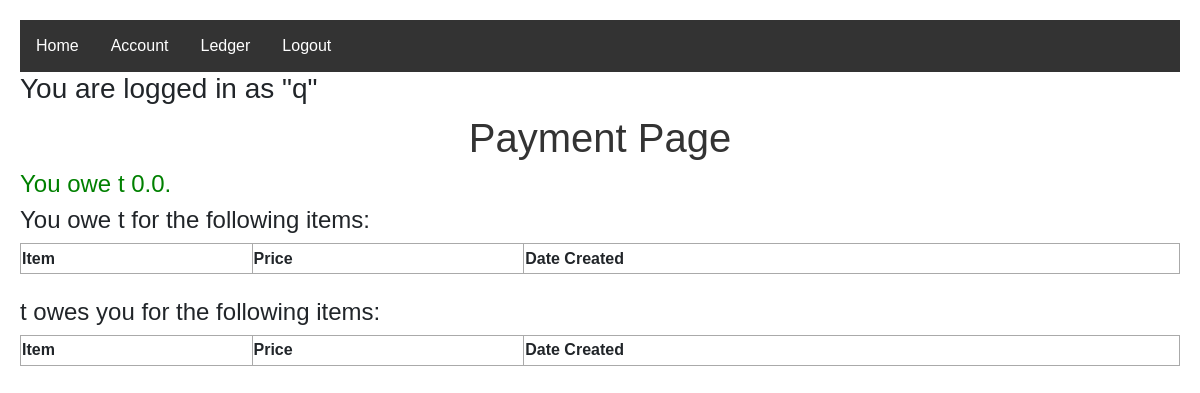
/pay/5 (signed in), run on an earlier commit of the app's database.
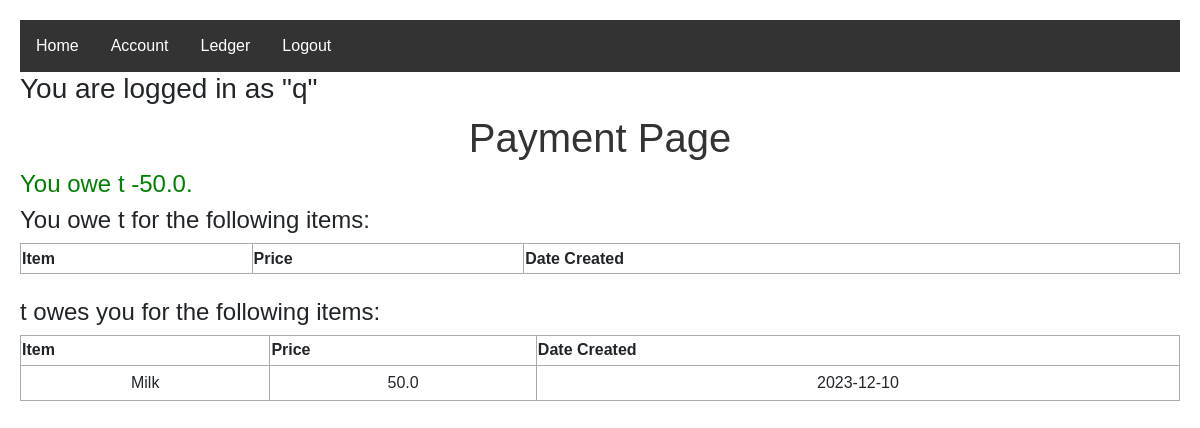
And on a later commit of the database.
### app.py (models this page shows, shortened)
class Items(db.Model):
    __tablename__ = 'items'
    id = db.Column(db.Integer, primary_key=True)
    itemName = db.Column(db.String(200), nullable=False)
    itemPrice = db.Column(db.Float, nullable=False)
    payerID = db.Column(db.Integer, db.ForeignKey('users.id'))
    date_created = db.Column(db.DateTime, default=datetime.utcnow)

### app.py (the view)
@app.route('/pay/<int:id>')
def pay(id):
    owed_balance = 0.00
    user_to_pay = Users.query.get_or_404(id)
    if current_user.is_authenticated and current_user != user_to_pay:
        try:
            oweList = Items.query.filter_by(payerID=user_to_pay.id)
            owedList = Items.query.filter_by(payerID=current_user.id)
            oweList_pass = []
            owedList_pass = []
            for item in oweList:
                if current_user in item.users:
                    owed_balance += item.itemPrice
                    oweList_pass.append(item)
            for item in owedList:
                if user_to_pay in item.users:
                    owed_balance -= item.itemPrice
                    owedList_pass.append(item)
            return render_template('payment.html', balance=owed_balance, user_to_pay=user_to_pay, owe_list=oweList_pass, owed_list=owedList_pass)
        except:
            return 'There was an issue loading the pay page for that user'
    else:
        return "You have to log in to pay another user."

### app.py (called while the page is built)
@login_manager.user_loader
def loader_user(user_id):
    return Users.query.get(user_id)

### templates/payment.html (shortened to what this page needs)
{% extends 'base.html' %}
{% block body %}
    <h1>Payment Page</h1>
    <h4 style="color:green">You owe {{user_to_pay.username}} {{balance}}.</h4>
    <h4>You owe {{user_to_pay.username}} for the following items:</h4>
    <table>
        <tr>
            <th>Item</th>
            <th>Price</th>
            <th>Date Created</th>
        </tr>
    </table>
    <br>
    <h4>{{user_to_pay.username}} owes you for the following items:</h4>
    <table>
        <tr>
            <th>Item</th>
            <th>Price</th>
            <th>Date Created</th>
        </tr>
        {% for item in owed_list %}
        <tr>
            <td>{{ item.itemName }}</td>
            <td>{{ item.itemPrice }}</td>
            <td>{{ item.date_created.date() }}</td>
        </tr>
        {% endfor %}
    </table>
{% endblock %}

What changed in the data, as far as the page shows it:
added Items: itemName "Milk", itemPrice "50.0", date_created "2023-12-10"
Also different on the page:
{{ balance }}: "0.0" → "-50.0"
